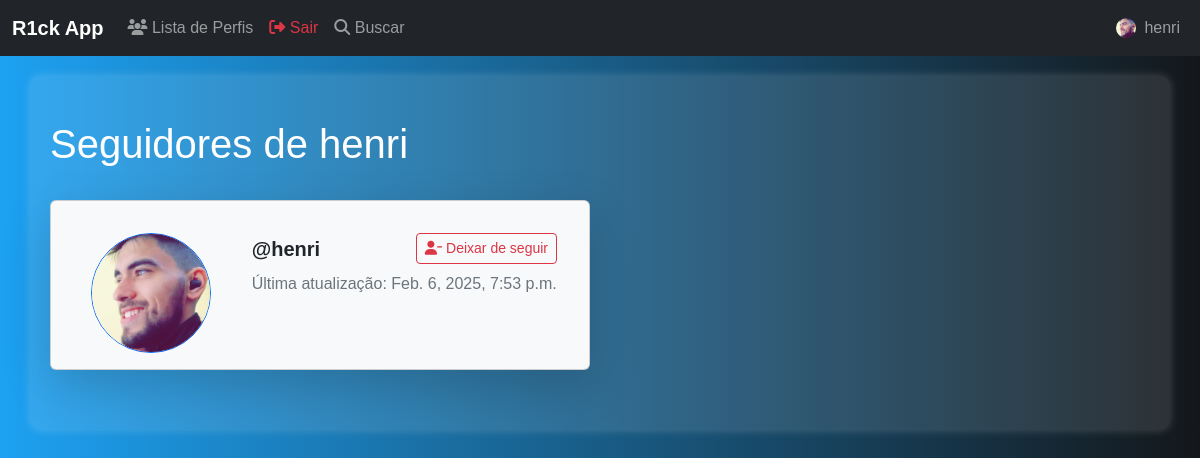
/profile/followers/10 (signed in), run on the app's committed database.
### musker/models.py (models this page shows, shortened)
class Profile(models.Model):
	user = models.OneToOneField(User, on_delete=models.CASCADE)
	follows = models.ManyToManyField("self",
		related_name="followed_by",
		symmetrical=False,
		blank=True)
	date_modified = models.DateTimeField(User, auto_now=True)
	profile_image = models.ImageField(null=True, blank=True, upload_to="images/")
	profile_bio = models.CharField(null=True, blank=True, max_length=500)
	homepage_link = models.CharField(null=True, blank=True, max_length=100)
	facebook_link = models.CharField(null=True, blank=True, max_length=100)
	instagram_link = models.CharField(null=True, blank=True, max_length=100)
	linkedin_link = models.CharField(null=True, blank=True, max_length=100)

### musker/views.py (the view)
# urls.py: path('profile/followers/<int:pk>', views.followers, name='followers'),
def followers(request, pk):
	if request.user.is_authenticated:
		if request.user.id == pk:
			profiles = Profile.objects.get(user_id=pk)
			return render(request, 'followers.html', {"profiles":profiles})
		else:
			messages.success(request, ("That's Not Your Profile Page..."))
			return redirect('home')
	else:
		messages.success(request, ("You Must Be Logged In To View This Page..."))
		return redirect('home')

### musker/templates/followers.html
{% extends 'base.html' %}
{% load static %}
{% block content %}
    <h1>Seguidores de {{ request.user.username }}</h1>
    <br/>
    {% if profiles %}
        {% for profile in profiles.followed_by.all %}
            <div class="card mb-3 shadow-lg p-3 bg-light rounded" style="max-width: 540px;">
                <div class="row g-0">
                    <div class="col-md-4 text-center">
                        {% if profile.profile_image %}
                            <img src="{{ profile.profile_image.url }}" width="120" height="120" class="img-fluid rounded-circle border border-primary mt-3" alt="{{ profile.user.username }}">
                        {% else %}
                            <img src="{% static 'images/default_profile_pic.png' %}" width="120" height="120" class="img-fluid rounded-circle border border-secondary mt-3" alt="Imagem de perfil padrão">
                        {% endif %}
                    </div>
                    <div class="col-md-8">
                        <div class="card-body">
                            <h5 class="card-title d-flex justify-content-between align-items-center">
                                <a href="{% url 'profile' profile.user.id %}" class="text-dark text-decoration-none fw-bold">@{{ profile.user.username|lower }}</a>
                                {% if profile in profiles.follows.all %}
                                    <a href="{% url 'unfollow' profile.user.id %}" class="btn btn-sm btn-outline-danger">
                                        <i class="fa fa-user-minus"></i> Deixar de seguir
                                    </a>
                                {% else %}
                                    <a href="{% url 'follow' profile.user.id %}" class="btn btn-sm btn-outline-success">
                                        <i class="fa fa-user-plus"></i> Seguir
                                    </a>
                                {% endif %}
                            </h5>
                            <p class="card-text text-muted">
                                Última atualização: {{ profile.date_modified }}
                            </p>
                        </div>
                    </div>
                </div>
            </div>
            <br/>
        {% endfor %}
    {% else %}
        <p class="text-muted">Você ainda não tem seguidores.</p>
    {% endif %}
{% endblock %}

### musker/templates/navbar.html (shortened to what this page needs)
{% load static %}
<nav class="navbar navbar-expand-lg navbar-dark bg-dark">
  <div class="container-fluid">
    <a class="navbar-brand fw-bold" href="{% url 'home' %}">
       R1ck App
    </a>
    <div class="collapse navbar-collapse" id="navbarSupportedContent">
      <ul class="navbar-nav me-auto mb-2 mb-lg-0">
        <li class="nav-item">
          <a class="nav-link" href="{% url 'profile_list' %}">
            <i class="fa-solid fa-users"></i> Lista de Perfis
          </a>
        </li>
        {% if user.is_authenticated %}
        <li class="nav-item">
          <a class="nav-link text-danger" href="{% url 'logout' %}">
            <i class="fa-solid fa-sign-out-alt"></i> Sair
          </a>
        </li>
        {% endif %}
        <li class="nav-item">
          <a class="nav-link" href="{% url 'search' %}">
            <i class="fa-solid fa-search"></i> Buscar
          </a>
        </li>
      </ul>
      {% if user.is_authenticated %}
        <ul class="navbar-nav ms-auto">
          <li class="nav-item">
            <a href="{% url 'profile' request.user.id %}" class="nav-link d-flex align-items-center">
              {% if user.profile.profile_image %}
                <img src="{{ user.profile.profile_image.url }}" class="rounded-circle" width="20" alt="{{ user.username }}">
              {% else %}
                <img src="{% static 'images/default_profile_pic.png' %}" class="rounded-circle" width="20" alt="Imagem de perfil padrão">
              {% endif %}
              <span class="ms-2">{{ user.username }}</span>
            </a>
          </li>
        </ul>
      {% endif %}
    </div>
  </div>
</nav>

### musker/templates/base.html (style rules this page uses)
body { background: linear-gradient(to right, #1DA1F2, #14171A); color: white; font-family: Arial, sans-serif; }

### data on the page
Profile: profile_image (picture), user.username "henri", shows "Deixar de seguir", date_modified "Feb. 6, 2025, 7:53 p.m."

### other printed values
{{ user.username }} "henri"
{{ request.user.username }} "henri"
